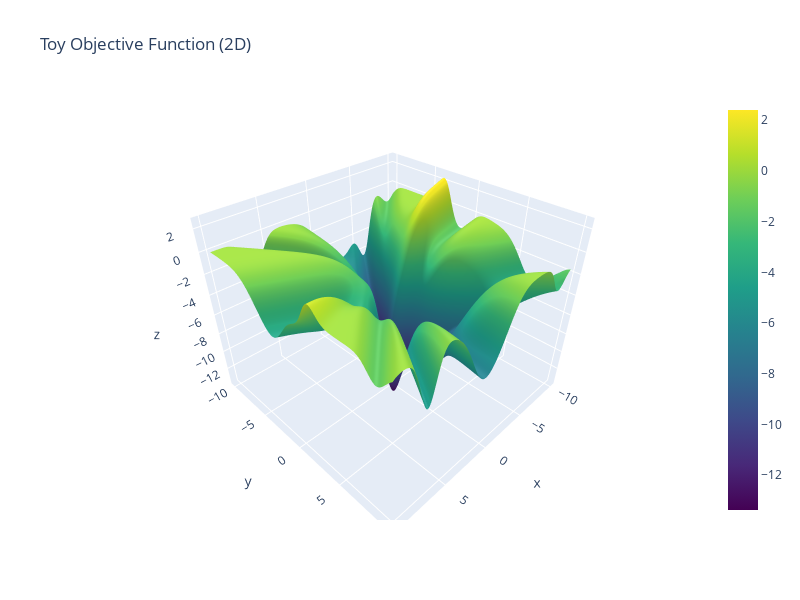
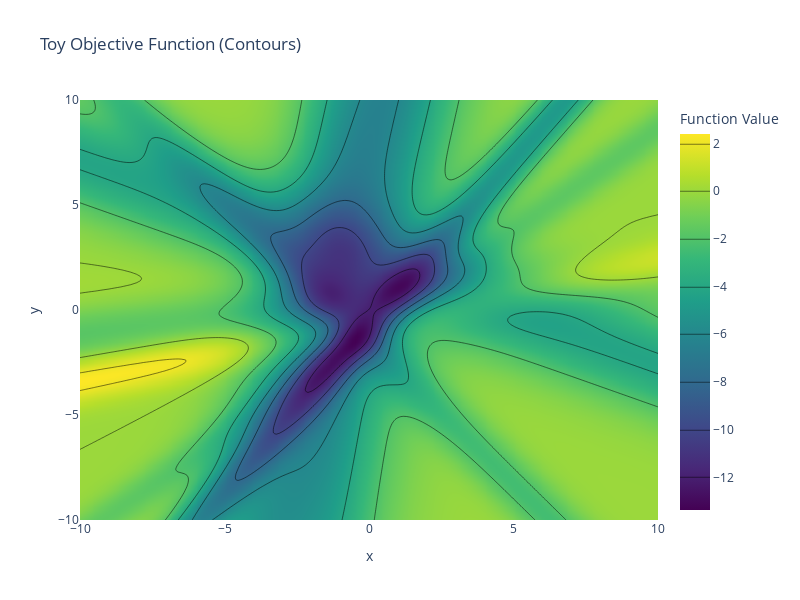

Source (notebook cell) for these figures, in order:
### Markdown cell above
### Toy Objective Function

For the purpose of this presentation, we consider a **toy objective function** — a 2D function designed to be easily visualized. We will apply various **first-order optimisers** to find its **minima**.

The function is constructed as a sum of several Gaussian bumps, each of the form:

$$
f_i(x, y) = s_i \cdot \exp\left(-\left(a_i x + b_i y + c_i\right)^2\right)
$$

The full objective function is:

$$
L(x, y) = \sum_{i=1}^{n} f_i(x, y)
$$

### Code cell
# --- Generate loss landscape ---
def gen_gaussian():
    r = [2*(np.random.random()-0.5) for _ in range(7)]
    
    a, b, c = r[0], r[1], r[2]
    s = 10*(np.random.random()-0.6)
    
    def ax1(x, y):
        return a*x + b*y + c

    def gaussian(x, y):
        return s * np.exp(-ax1(x, y)**2)

    def gradient(x, y):
        return np.array([
            -2*a*ax1(x, y) * gaussian(x, y),
            -2*b*ax1(x, y) * gaussian(x, y)
        ])

    def hessian(x, y):
        return np.array([[
            (-2*a**2 + 4*(a*ax1(x, y))**2) * gaussian(x, y),
            (-2*a*b + 4*a*ax1(x, y)*b*ax1(x, y)) * gaussian(x, y)
        ], [
            (-2*a*b + 4*a*ax1(x, y)*b*ax1(x, y)) * gaussian(x, y),
            (-2*b**2 + 4*(b*ax1(x, y))**2) * gaussian(x, y)
        ]])

    return (gaussian, gradient, hessian)

def gen_loss_landscape(n=10):
    gaussians = [gen_gaussian() for _ in range(n)]
    
    def loss(p):
        return sum(g[0](*p) for g in gaussians)
    
    def gradient(p):
        return np.sum([g[1](*p) for g in gaussians], axis=0)
        
    def hessian(p):
        return np.sum([g[2](*p) for g in gaussians], axis=0)

    return (loss, gradient, hessian)

# --- Generate and vectorize the loss ---
L, G, H = gen_loss_landscape()
v_L = np.vectorize(L, signature='(2)->()')

# --- Grid over space ---
x = np.linspace(-10, 10, 201)
y = np.linspace(-10, 10, 201)
X, Y = np.meshgrid(x, y)
Z_input = np.stack([X, Y], axis=-1)  # Shape (201, 201, 2)
Z = v_L(Z_input)

# --- 3D Surface Plot ---
surface = go.Surface(z=Z, x=X, y=Y, colorscale='Viridis')
fig_3d = go.Figure(data=[surface])
fig_3d.update_layout(title="Toy Objective Function (2D)", height=600, width=800)
fig_3d.show()

# --- 2D Contour Plot ---
contour = go.Contour(
    z=Z, 
    x=x, 
    y=y, 
    colorscale='Viridis',
    contours=dict(
        coloring='heatmap',
        labelfont=dict(size=12, color='white')
    ),
    colorbar=dict(
        title="Function Value"
    )
)

fig_contour = go.Figure(data=[contour])
fig_contour.update_layout(
    title="Toy Objective Function (Contours)",
    xaxis_title="x",
    yaxis_title="y",
    height=600,
    width=800
)
fig_contour.show()

### Figure 1 — Plotly figure (JSON) as saved in the notebook; plotly's stock layout.template omitted (floating-point values rounded to 4 significant figures; data arrays with more than 128 entries replaced by an {"elided": "..."} marker saying what was removed)
{"data": [{"colorscale": [[0, "#440154"], [0.1111, "#482878"], [0.2222, "#3e4989"], [0.3333, "#31688e"], [0.4444, "#26828e"], [0.5556, "#1f9e89"], [0.6667, "#35b779"], [0.7778, "#6ece58"], [0.8889, "#b5de2b"], [1, "#fde725"]], "type": "surface", "x": {"elided": "201x201 float values"}, "y": {"elided": "201x201 float values"}, "z": {"elided": "201x201 float values"}}], "layout": {"height": 600, "title": {"text": "Toy Objective Function (2D)"}, "width": 800}}

### Figure 2 — Plotly figure (JSON) as saved in the notebook; plotly's stock layout.template omitted (floating-point values rounded to 4 significant figures; data arrays with more than 128 entries replaced by an {"elided": "..."} marker saying what was removed)
{"data": [{"colorbar": {"title": {"text": "Function Value"}}, "colorscale": [[0, "#440154"], [0.1111, "#482878"], [0.2222, "#3e4989"], [0.3333, "#31688e"], [0.4444, "#26828e"], [0.5556, "#1f9e89"], [0.6667, "#35b779"], [0.7778, "#6ece58"], [0.8889, "#b5de2b"], [1, "#fde725"]], "contours": {"coloring": "heatmap", "labelfont": {"color": "white", "size": 12}}, "type": "contour", "x": {"elided": "201 float values"}, "y": {"elided": "201 float values"}, "z": {"elided": "201x201 float values"}}], "layout": {"height": 600, "title": {"text": "Toy Objective Function (Contours)"}, "width": 800, "xaxis": {"title": {"text": "x"}}, "yaxis": {"title": {"text": "y"}}}}
